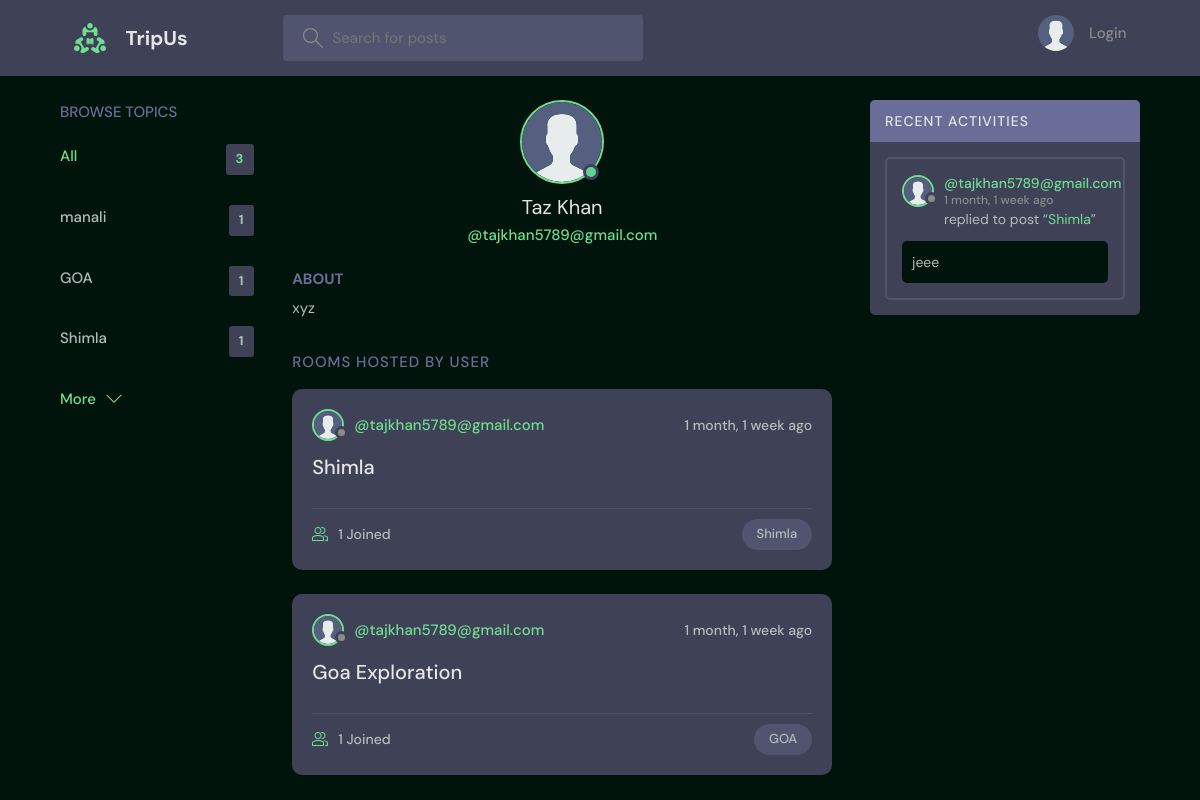
The page /profile/7/ on the database as committed earlier.
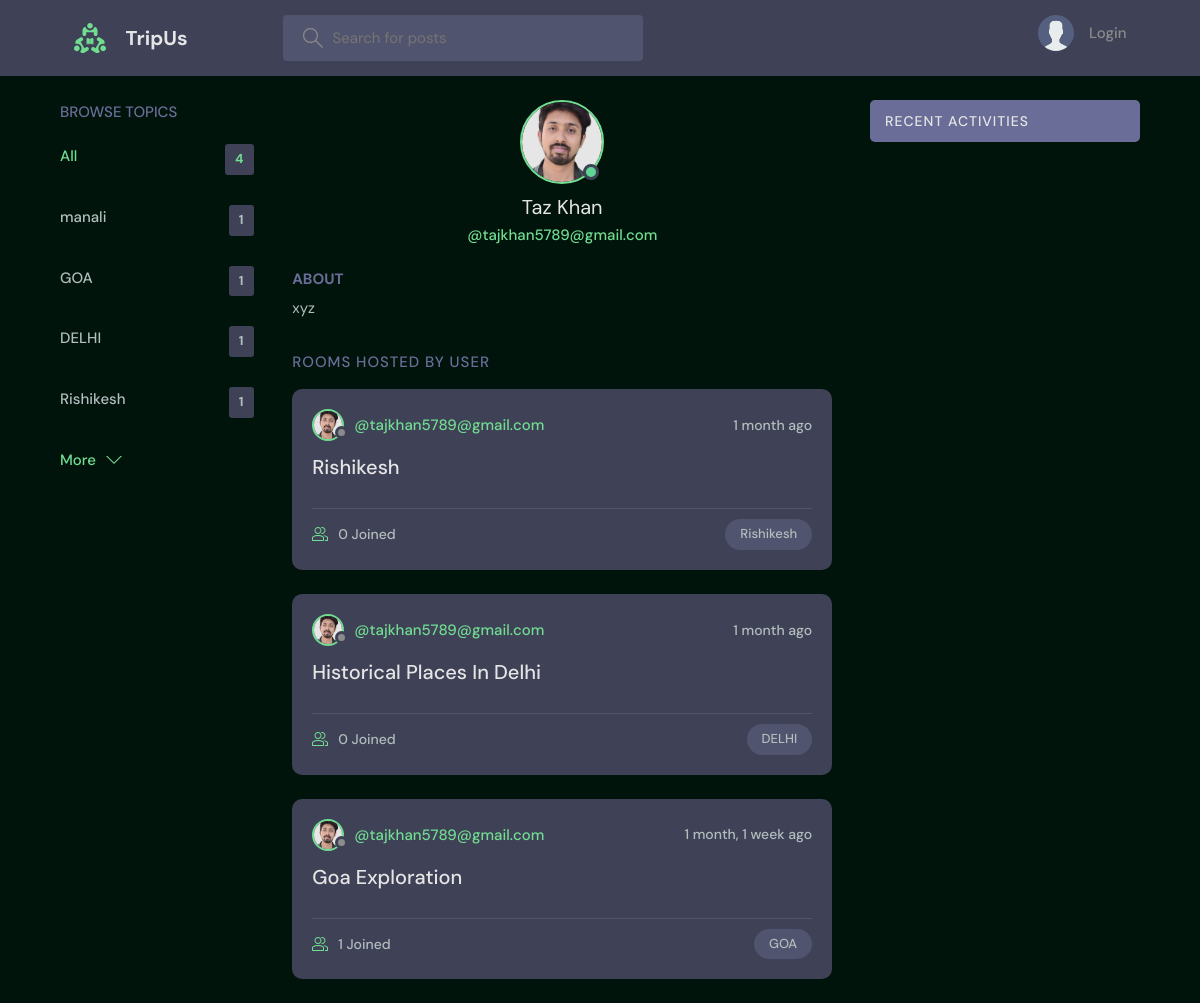
The same page on the database as committed later.
### base/models.py (models this page shows, shortened)
class Topic(models.Model):
    name = models.CharField(max_length=200)

class User(AbstractUser):
    name = models.CharField(max_length=200, null=True)
    email = models.EmailField(unique=True, null=True)
    bio = models.TextField(null=True)
    avatar = models.ImageField(null=True, default="avatar.svg")
    USERNAME_FIELD = 'username'
    REQUIRED_FIELDS = []

class Room(models.Model):
    host = models.ForeignKey(User, on_delete=models.SET_NULL, null=True)
    topic = models.ForeignKey(Topic, on_delete=models.SET_NULL, null=True)
    name = models.CharField(max_length=200)
    description = models.TextField(null=True, blank=True)
    participants = models.ManyToManyField(
        User, related_name='participants', blank=True)
    updated = models.DateTimeField(auto_now=True)
    created = models.DateTimeField(auto_now_add=True)
    class Meta:
        ordering = ['-updated', '-created']
    def __str__(self):
        return self.name

class Message(models.Model):
    user = models.ForeignKey(User, on_delete=models.CASCADE)
    room = models.ForeignKey(Room, on_delete=models.CASCADE)
    body = models.TextField()
    updated = models.DateTimeField(auto_now=True)
    created = models.DateTimeField(auto_now_add=True)
    class Meta:
        ordering = ['-updated', '-created']

### base/views.py (the view)
# urls.py: path('profile/<str:pk>/', views.userProfile, name="user-profile"),
def userProfile(request, pk):
    user = User.objects.get(id=pk)
    rooms = user.room_set.all()
    room_messages = user.message_set.all()
    topics = Topic.objects.all()
    context = {'user': user, 'rooms': rooms,
               'room_messages': room_messages, 'topics': topics}
    return render(request, 'base/profile.html', context)

### base/templates/base/profile.html (shortened to what this page needs)
{% extends 'main.html' %}
{% block content %}
<main class="profile-page layout layout--3">
  <div class="container">
    {% include 'base/topics_component.html' %}
    <div class="roomList">
      <div class="profile">
        <div class="profile__avatar">
          <div class="avatar avatar--large active">
            <img src="{{user.avatar.url}}" />
          </div>
        </div>
        <div class="profile__info">
          <h3>{{user.name}}</h3>
          <p>@{{user.username}}</p>
        </div>
        <div class="profile__about">
          <h3>About</h3>
          <p>
            {{user.bio}}
          </p>
        </div>
      </div>
      <div class="roomList__header">
        <div>
          <h2>Rooms Hosted by User</a>
          </h2>
        </div>
      </div>
      {% include 'base/feed_component.html' %}
    </div>
    {% include 'base/activity_component.html' %}
  </div>
</main>
{% endblock content %}

### templates/main.html (shortened to what this page needs)
<!DOCTYPE html>
{% load static %}
<html lang="en">
<head>
    <link rel="stylesheet" href="{% static 'styles/style.css' %}" />
</head>
<body>
    {% include 'navbar.html' %}
    {% block content %}
    {% endblock %}
</body>
</html>

### templates/navbar.html (shortened to what this page needs)
{% load static %}
<header class="header header--loggedIn">
    <div class="container">
        <a href="{% url 'home' %}" class="header__logo">
            <img src="{% static 'images/logo.svg' %}" />
            <h1>TripUs</h1>
        </a>
        <form class="header__search" method="GET" action="{% url 'home' %}">
            <label>
                <input name="q" placeholder="Search for posts" />
            </label>
        </form>
        <nav class="header__menu">
            {% if request.user.is_authenticated %}
            <div class="header__user">
                <a href="{% url 'update-user' %}">
                    <div class="avatar avatar--medium active">
                        <img src="{{request.user.avatar.url}}" />
                    </div>
                    <p>{{request.user.username}} <span>@{{request.user.username}}</span></p>
                </a>
                <button class="dropdown-button">
                    <svg version="1.1" xmlns="http://www.w3.org/2000/svg" width="32" height="32" viewBox="0 0 32 32">
                        <title>chevron-down</title>
                        <path d="M16 21l-13-13h-3l16 16 16-16h-3l-13 13z"></path>
                    </svg>
                </button>
            </div>
            {% else %}
            <a href="{% url 'login' %}">
                <img src="{% static 'images/avatar.svg' %}" />
                <p>Login</p>
            </a>
            {% endif %}
        </nav>
    </div>
</header>

### base/templates/base/topics_component.html
<div class="topics">
    <div class="topics__header">
        <h2>Browse Topics</h2>
    </div>
    <ul class="topics__list">
        <li>
            <a href="{% url 'home' %}" class="active">All <span>{{topics.count}}</span></a>
        </li>
        {% for topic in topics %}
        <li>
            <a href="{% url 'home' %}?q={{topic.name}}">{{topic.name}}<span>{{topic.room_set.all.count}}</span></a>
        </li>
        {% endfor %}
    </ul>
    <a class="btn btn--link" href="{% url 'topics' %}">
        More
        <svg version="1.1" xmlns="http://www.w3.org/2000/svg" width="32" height="32" viewBox="0 0 32 32">
            <title>chevron-down</title>
            <path d="M16 21l-13-13h-3l16 16 16-16h-3l-13 13z"></path>
        </svg>
    </a>
</div>

### base/templates/base/feed_component.html (shortened to what this page needs)
{% for room in rooms %}
<div class="roomListRoom">
    <div class="roomListRoom__header">
        <a href="{% url 'user-profile' room.host.id %}" class="roomListRoom__author">
            <div class="avatar avatar--small">
                <img src="{{room.host.avatar.url}}" />
            </div>
            <span>@{{room.host.username}}</span>
        </a>
        <div class="roomListRoom__actions">
            <span>{{room.created|timesince}} ago</span>
        </div>
    </div>
    <div class="roomListRoom__content">
        <a href="{% url 'room' room.id %}">{{room.name}}</a>
    </div>
    <div class="roomListRoom__meta">
        <a href="{% url 'room' room.id %}" class="roomListRoom__joined">
            {{room.participants.all.count}} Joined
        </a>
        <p class="roomListRoom__topic">{{room.topic.name}}</p>
    </div>
</div>
{% endfor %}

### base/templates/base/activity_component.html (shortened to what this page needs)
<div class="activities">
    <div class="activities__header">
        <h2>Recent Activities</h2>
    </div>
    {% for message in room_messages %}
    <div class="activities__box">
        <div class="activities__boxHeader roomListRoom__header">
            <a href="{% url 'user-profile' message.user.id %}" class="roomListRoom__author">
                <div class="avatar avatar--small">
                    <img src="{{message.user.avatar.url}}" />
                </div>
                <p>
                    @{{message.user.username}}
                    <span>{{message.created|timesince}} ago</span>
                </p>
            </a>
        </div>
        <div class="activities__boxContent">
            <p>replied to post “<a href="{% url 'room' message.room.id %}">{{message.room}}</a>”</p>
            <div class="activities__boxRoomContent">{{message.body}}</div>
        </div>
    </div>
    {% endfor %}
</div>

Rows that differ between the two databases and show on the page:
removed Topic: name "Shimla", room_set.all.count "1"
removed Room: host.avatar (placeholder picture), host.username "tajkhan5789@gmail.com", created "1 month, 1 week", name "Shimla", participants.all.count "1", topic.name "Shimla"
removed Message: user.avatar (placeholder picture), user.username "tajkhan5789@gmail.com", created "1 month, 1 week", room "Shimla", body "jeee"
added Topic: name "DELHI", room_set.all.count "1"
added Topic: name "Rishikesh", room_set.all.count "1"
changed User "Taz Khan": avatar: picture added in place of a placeholder
added Room: host.avatar (picture), host.username "tajkhan5789@gmail.com", created "1 month", name "Rishikesh", participants.all.count "0", topic.name "Rishikesh"
added Room: host.avatar (picture), host.username "tajkhan5789@gmail.com", created "1 month", name "Historical Places In Delhi", participants.all.count "0", topic.name "DELHI"
changed through a linked row, Room "Goa Exploration": host.avatar: picture added in place of a placeholder
Other text that changed with them:
{{ topics.count }}: "3" → "4"
